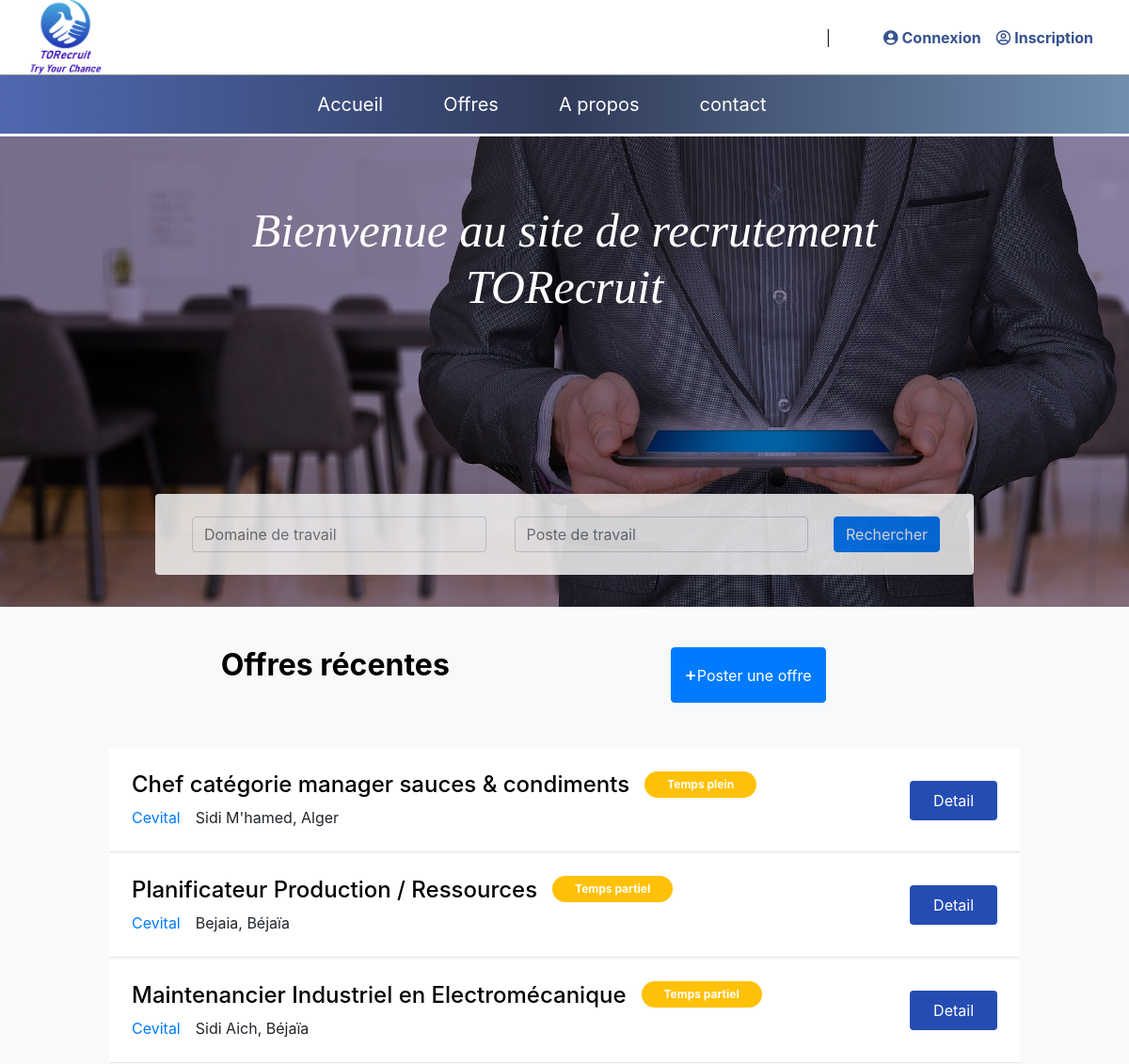
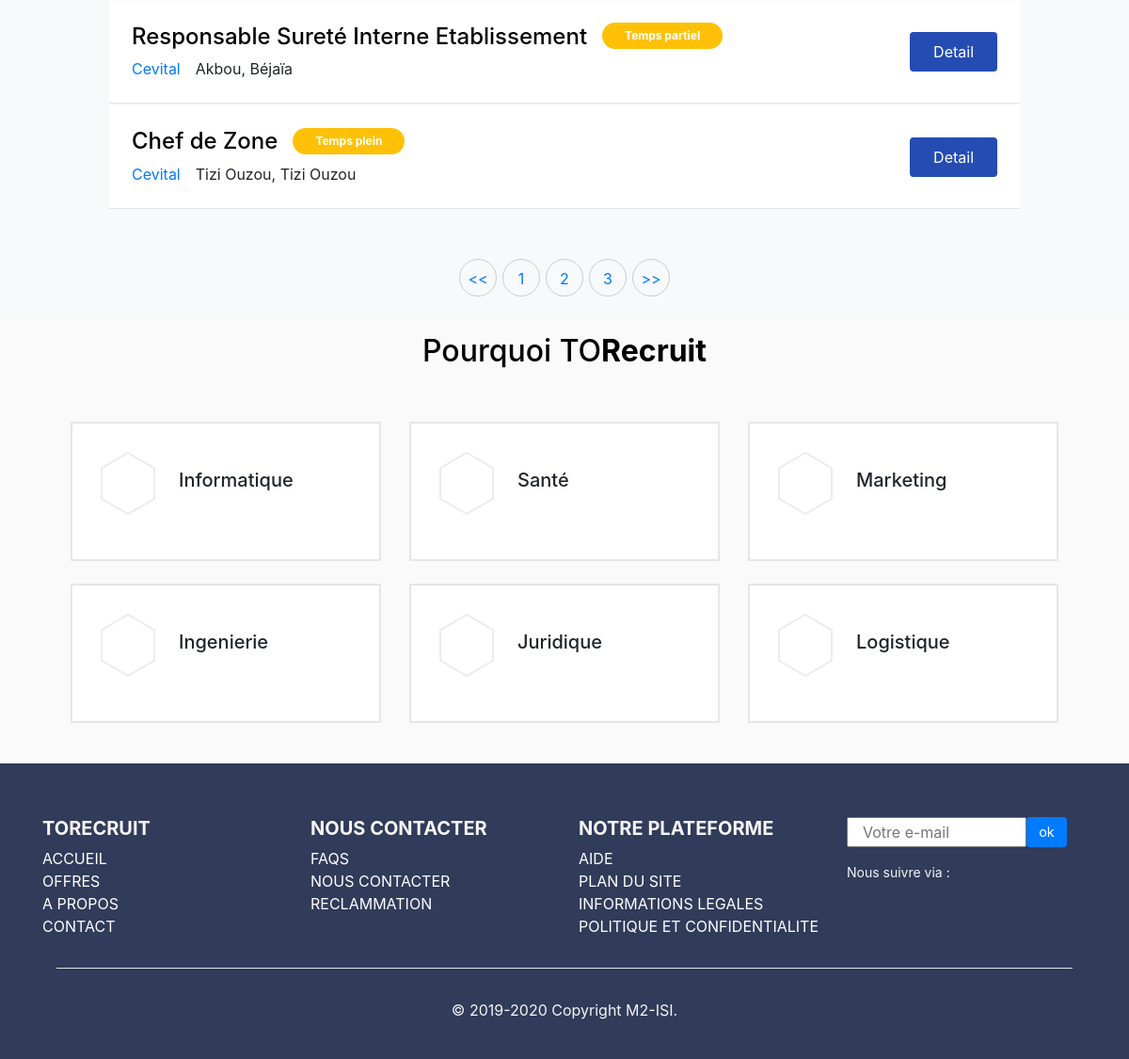
The page / on the database its author committed (2 pictures, top to bottom).
### tables this page shows
CREATE TABLE `recruteur` (
  `id_recruteur` int(11) NOT NULL,
  `nom` varchar(50) DEFAULT NULL,
  `prenom` varchar(30) DEFAULT NULL,
  `nom_entreprise` varchar(50) NOT NULL,
  `email` varchar(30) DEFAULT NULL,
  `mdp` varchar(100) DEFAULT NULL,
  `adresse` text,
  `token` varchar(20) DEFAULT NULL
);

CREATE TABLE `offre_emploi` (
  `code_offre` int(11) NOT NULL,
  `date_d` datetime DEFAULT CURRENT_TIMESTAMP,
  `date_f` varchar(50) DEFAULT NULL,
  `poste` varchar(60) DEFAULT NULL,
  `typeTravail` varchar(15) NOT NULL,
  `detail` text,
  `adresse` varchar(150) NOT NULL,
  `id_recruteur` int(11) NOT NULL,
  `num_daira` int(11) DEFAULT NULL
);

CREATE TABLE `daira` (
  `num_daira` int(11) NOT NULL,
  `num_wilaya` int(11) NOT NULL,
  `nom_daira` varchar(40) NOT NULL,
  `nom_ar` varchar(40) NOT NULL
);

CREATE TABLE `wilaya` (
  `num_wilaya` int(11) NOT NULL,
  `nom_wilaya` varchar(25) NOT NULL,
  `nom_ar` varchar(30) NOT NULL
);

### index.php (the view, shortened to what this page needs)
<!DOCTYPE html>
<html lang="en">
  <head>
    <link rel="stylesheet" href="fonts/icomoon/style.css">
      <link rel="stylesheet" href="css/style.css">
    <link rel="stylesheet" href="css/style.css">
  </head>
  <body>
        <?php include("header.php") ?>
                <div class=" d-sm-inline d-none ">
      <div style="width:100%;">
        <div class="slider">
            <div class=" row col-12 mx-0 px-0 row-custom align-items-center">
              <div class=" col-md-9 mx-auto  row-custom align-items-center">
                <h1 class="text-white text-center  " style=" font-size: 50px;font-style: oblique; font-family: cursive; margin-top: 70px ">Bienvenue au site de recrutement <br> TORecruit </h1>
                <div class="job-search  ">
                  <div class="tab-content bg-white p-4 rounded " style="opacity:80% " id="pills-tabContent">
                    <div class="tab-pane fade show active" id="pills-job" role="tabpanel" aria-labelledby="pills-job-tab">
                      <form action="#" method="post">
                        <div class="row col-12 mx-0 px-0">
                          <div class="col-md-5 col-lg-5 mb-3 mb-lg-0 ">
                          <input type="text" class="form-control" placeholder="Domaine de travail" id="domaine_travail" name="domaine_travail">
                          </div>
                          <div class="col-12 col-md-5 col-lg-5 mb-3 mb-lg-0 ">
                             <input type="text" class="form-control" placeholder="Poste de travail" id="poste_travail" name="poste_travail">
                          </div>
                          <div class="text-center mx-auto col-6 col-md-2 col-lg-2 mb-3 mb-lg-0 mx-0 px-0">
                            <button type="submit" class="btn btn-primary " >Rechercher</button>
                          </div>
                        </div>
                      </form>
                    </div>
                  </div>
                </div>
              </div>
            </div>
          </div>
        </div>
    </div>
        <div class="site-section bg-light mt-4">
          <div class="">
            <div class="row col-12 container text-center mb-5">
              <div class="col-md-7 col-12 " data-aos="fade">
                <h2 class="font-weight-bold text-black">Offres récentes</h2>
              </div>
              <div class="col-md-2 col-12" data-aos="fade" data-aos-delay="200">
                <a href="#" class="btn btn-primary py-3 btn-block"><span class="h5">+</span>Poster une offre</a>
              </div>
            </div>
              <?php
                    require  "bd.php";
                    if ($connection)
                    {
                    $req="SELECT  o.code_offre, r.nom_entreprise, o.poste, o.typeTravail, d.nom_daira, w.nom_wilaya FROM recruteur r, offre_emploi o, wilaya w, daira d WHERE r.id_recruteur = o.id_recruteur AND o.num_daira=d.num_daira AND d.num_wilaya=w.num_wilaya order BY o.date_d ASC";
                    $rep = mysqli_query($connection,$req);
                    }
                    else
                    {
                    echo".................";
                    }
                    ?>
            <table id="tableData" class="col-12 col-lg-10 mx-auto ">
              <?php
              if (mysqli_num_rows($rep)>0)
              {
              while($row = mysqli_fetch_assoc($rep))
              {
              ?>
              <tbody>
                <tr>
                  <td>
                    <div class="row col-12 px-0 mx-0 text-center" data-aos="fade">
                      <a href="detail_offre.php?id=<?= $row['code_offre'] ?>">
                      <div class="col-md-12">
                        <div class="job-post-item bg-white p-4 d-block d-md-flex align-items-center">
                          <div class="mb-4 mb-md-0">
                            <div class="job-post-item-header d-block d-md-flex align-items-center">
                              <h2 class="mr-3 text-black h4"><?php echo $row['poste']; ?></h2>
                              <div class="badge-wrap">
                                <span class="bg-warning text-white badge py-2 px-4"><?php echo $row['typeTravail']; ?></span>
                              </div>
                            </div>
                            <div class="job-post-item-body d-block d-md-flex">
                              <div class=""><span class="fl-bigmug-line-portfolio23"></span> <a href="#"><?php echo $row['nom_entreprise']; ?>&emsp;</a></div>
                              <div><span class="fl-bigmug-line-big104"></span> <span><?php echo $row['nom_daira'] .', '.$row['nom_wilaya']; ?></span></div>
                            </div>
                          </div>
                          <div class="ml-auto">
                            <a href="detail_offre.php?id=<?= $row['code_offre'] ?>" class="btn px-4 py-2 text-white" style="background-color:#244cb3;" >Detail</a>
                          </div>
                        </div>
                      </div>
                      </a>
                    </div>
                  </td>
                  <?php
                  } ?>
                </tr>
              </tbody>
            </table>
                  <?php
                  }
                  ?>
          </div>
        </div>
    <div class="site-section">
      <div class="container">
        <div class="row col-12 justify-content-center text-center mb-5">
          <div class="col-md-6" data-aos="fade" >
            <h2 class="text-black">Pourquoi TO<strong>Recruit</strong> </h2>
          </div>
        </div>
        <div class="row col-12 hosting">
          <div class="col-md-6 col-lg-4 mb-5 mb-lg-4" data-aos="fade" data-aos-delay="100">
            <div class="unit-3 h-100 bg-white">
              <div class="d-flex align-items-center mb-3 unit-3-heading">
                <div class="unit-3-icon-wrap mr-4">
                  <svg class="unit-3-svg" xmlns="http://www.w3.org/2000/svg" width="59px" height="68px">
                  <path fill-rule="evenodd" stroke-width="2px" stroke-linecap="butt" stroke-linejoin="miter" fill="none" d="M29.000,66.000 L1.012,49.750 L1.012,17.250 L29.000,1.000 L56.988,17.250 L56.988,49.750 L29.000,66.000 Z"></path>
                  </svg><span class="unit-3-icon icon fl-bigmug-line-portfolio23"></span>
                </div>
                <h2 class="h5">Informatique</h2>
              </div>
            </div>
          </div>
          <div class="col-md-6 col-lg-4 mb-5 mb-lg-4" data-aos="fade" data-aos-delay="200">
            <div class="unit-3 h-100 bg-white">
              <div class="d-flex align-items-center mb-3 unit-3-heading">
                <div class="unit-3-icon-wrap mr-4">
                  <svg class="unit-3-svg" xmlns="http://www.w3.org/2000/svg" width="59px" height="68px">
                  <path fill-rule="evenodd" stroke-width="2px" stroke-linecap="butt" stroke-linejoin="miter" fill="none" d="M29.000,66.000 L1.012,49.750 L1.012,17.250 L29.000,1.000 L56.988,17.250 L56.988,49.750 L29.000,66.000 Z"></path>
                  </svg><span class="unit-3-icon icon fl-bigmug-line-big104"></span>
                </div>
                <h2 class="h5">Santé</h2>
              </div>
            </div>
          </div>
          <div class="col-md-6 col-lg-4 mb-5 mb-lg-4" data-aos="fade" data-aos-delay="300">
            <div class="unit-3 h-100 bg-white">
              <div class="d-flex align-items-center mb-3 unit-3-heading">
                <div class="unit-3-icon-wrap mr-4">
                  <svg class="unit-3-svg" xmlns="http://www.w3.org/2000/svg" width="59px" height="68px">
                  <path fill-rule="evenodd" stroke-width="2px" stroke-linecap="butt" stroke-linejoin="miter" fill="none" d="M29.000,66.000 L1.012,49.750 L1.012,17.250 L29.000,1.000 L56.988,17.250 L56.988,49.750 L29.000,66.000 Z"></path>
                  </svg><span class="unit-3-icon icon fl-bigmug-line-airplane86"></span>
                </div>
                <h2 class="h5">Marketing</h2>
              </div>
            </div>
          </div>
          <div class="col-md-6 col-lg-4 mb-5 mb-lg-4" data-aos="fade" data-aos-delay="400">
            <div class="unit-3 h-100 bg-white">
              <div class="d-flex align-items-center mb-3 unit-3-heading">
                <div class="unit-3-icon-wrap mr-4">
                  <svg class="unit-3-svg" xmlns="http://www.w3.org/2000/svg" width="59px" height="68px">
                  <path fill-rule="evenodd" stroke-width="2px" stroke-linecap="butt" stroke-linejoin="miter" fill="none" d="M29.000,66.000 L1.012,49.750 L1.012,17.250 L29.000,1.000 L56.988,17.250 L56.988,49.750 L29.000,66.000 Z"></path>
                  </svg><span class="unit-3-icon icon fl-bigmug-line-user144"></span>
                </div>
                <h2 class="h5">Ingenierie</h2>
              </div>
            </div>
          </div>
          <div class="col-md-6 col-lg-4 mb-5 mb-lg-4" data-aos="fade" data-aos-delay="500">
            <div class="unit-3 h-100 bg-white">
              <div class="d-flex align-items-center mb-3 unit-3-heading">
                <div class="unit-3-icon-wrap mr-4">
                  <svg class="unit-3-svg" xmlns="http://www.w3.org/2000/svg" width="59px" height="68px">
                  <path fill-rule="evenodd" stroke-width="2px" stroke-linecap="butt" stroke-linejoin="miter" fill="none" d="M29.000,66.000 L1.012,49.750 L1.012,17.250 L29.000,1.000 L56.988,17.250 L56.988,49.750 L29.000,66.000 Z"></path>
                  </svg><span class="unit-3-icon icon fl-bigmug-line-clipboard68"></span>
                </div>
                <h2 class="h5">Juridique</h2>
              </div>
            </div>
          </div>
          <div class="col-md-6 col-lg-4 mb-5 mb-lg-4" data-aos="fade" data-aos-delay="600">
            <div class="unit-3 h-100 bg-white">
              <div class="d-flex align-items-center mb-3 unit-3-heading">
                <div class="unit-3-icon-wrap mr-4">
                  <svg class="unit-3-svg" xmlns="http://www.w3.org/2000/svg" width="59px" height="68px">
                  <path fill-rule="evenodd" stroke-width="2px" stroke-linecap="butt" stroke-linejoin="miter" fill="none" d="M29.000,66.000 L1.012,49.750 L1.012,17.250 L29.000,1.000 L56.988,17.250 L56.988,49.750 L29.000,66.000 Z"></path>
                  </svg><span class="unit-3-icon icon fl-bigmug-line-user143"></span>
                </div>
                <h2 class="h5">Logistique</h2>
              </div>
            </div>
          </div>
        </div>
      </div>
    </div>
    <?php include("footers.php")?>
</body>
</html>

### css/style.css (style rules this page uses)
body { line-height: 1.7; background: #fafafa; color: #4d4d4d; font-weight: 400; font-size: 1rem; font-family: "Roboto Mono", SFMono-Regular, Menlo, Monaco, Consolas, "Liberation Mono", "Courier New", monospace; font-family: "Nunito Sans", -apple-system, BlinkMacSystemFont, "Segoe UI", Roboto, "Helvetica Neue", Arial, sans-serif, "Apple Color Emoji", "Segoe UI Emoji", "Segoe UI Symbol", "Noto Color Emoji"; }
a { -webkit-transition: .3s all ease; -o-transition: .3s all ease; transition: .3s all ease; }
.text-black { color: #000 !important; }
.btn { position: relative; top: 0; }
.btn.btn-primary { color: #fff; }
.form-control { height: 47px; }
.site-section { padding: 1.2em 0; }
@media (min-width: 768px) { .site-section { padding: 1.2em 0; } }
.unit-3 { padding: 30px; border: 2px solid #e6e6e6; position: relative; -webkit-transition: .3s all ease; -o-transition: .3s all ease; transition: .3s all ease; }
.unit-3 .unit-3-heading, .unit-3 .unit-3-body { position: relative; z-index: 2; }
.unit-3 .unit-3-icon-wrap { position: relative; height: 68px; width: 59px; -webkit-box-flex: 0; -ms-flex: 0 0 59px; flex: 0 0 59px; }
.unit-3 .unit-3-svg { position: absolute; stroke: #e9ecef; -webkit-transition: .3s all ease; -o-transition: .3s all ease; transition: .3s all ease; }
.job-search .btn { height: 38px; }
.job-search .tab-content { position: relative; z-index: 2; }
.job-post-item { background: #fff; position: relative; -webkit-transition: .1s all ease; -o-transition: .1s all ease; transition: .1s all ease; top: 0; z-index: 1; border-bottom: 1px solid rgba(0, 0, 0, 0.1); }
.job-post-item .badge-wrap { position: relative; top: -5px; }
.job-post-item .badge { border-radius: 30px; }

### css/stylee.css (style rules this page uses)
body { background-color: #fafafa; }

### css/slide.css (style rules this page uses)
.slider { height:500px; width: 100% ; background-position : center center ; background-size : cover ; background-repeat : no-repeat ; backface-visibility : hidden ; animation : slider 100s linear infinite 0s; animation-timing-function: ease-in-out ; background-image:url(../images/1234.jpg); }
@media screen and (min-width: 768px) { .job-search { margin-top: 190px; } }

### footers.php (style rules this page uses)
.row { margin-left: 0; margin-right: 0; }

### rows shown on the page
recruteur: offre_emploi.poste "Chef catégorie manager sauces & condiments", offre_emploi.typeTravail "Temps plein", nom_entreprise "Cevital", daira.nom_daira "Sidi M'hamed", wilaya.nom_wilaya "Alger", offre_emploi.poste "Planificateur Production / Ressources", offre_emploi.typeTravail "Temps partiel", daira.nom_daira "Bejaia", wilaya.nom_wilaya "Béjaïa", offre_emploi.poste "Maintenancier Industriel en Electromécanique", daira.nom_daira "Sidi Aich", offre_emploi.poste "Responsable Sureté Interne Etablissement", daira.nom_daira "Akbou", offre_emploi.poste "Chef de Zone", daira.nom_daira "Tizi Ouzou", wilaya.nom_wilaya "Tizi Ouzou"
